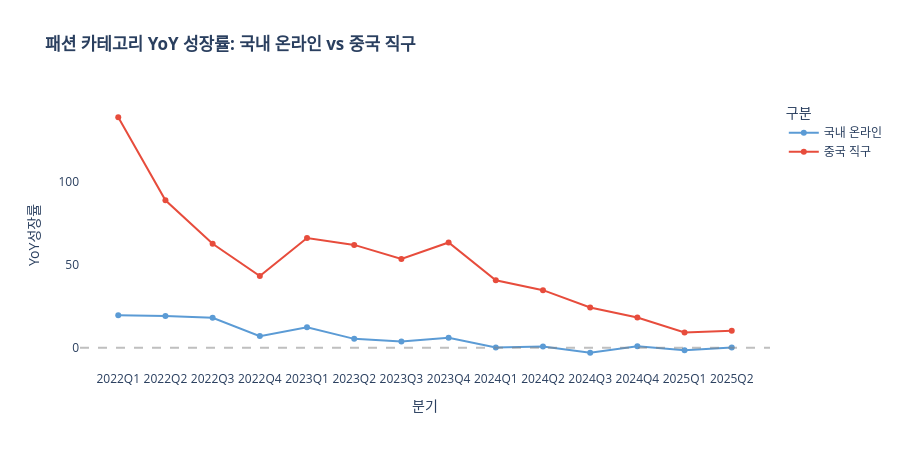

Notebook code cell kept with this figure:
### Code cell
# YoY 성장률 비교
Fashion_data = Fashion_data.sort_values('분기').reset_index(drop=True)
Fashion_data['한국_1년전'] = Fashion_data['한국_패션'].shift(4)
Fashion_data['중국_1년전'] = Fashion_data['중국_패션'].shift(4)

Fashion_data['한국_YoY'] = ((Fashion_data['한국_패션'] / Fashion_data['한국_1년전']) - 1) * 100
Fashion_data['중국_YoY'] = ((Fashion_data['중국_패션'] / Fashion_data['중국_1년전']) - 1) * 100
Fashion_data[['한국_YoY', '중국_YoY']] = Fashion_data[['한국_YoY', '중국_YoY']].round(2)

fashion_long = Fashion_data.melt(
    id_vars=['분기'],
    value_vars=['한국_YoY', '중국_YoY'],
    var_name='구분',
    value_name='YoY성장률'
).dropna()

fashion_long['구분'] = fashion_long['구분'].map({'한국_YoY': '국내 온라인', '중국_YoY': '중국 직구'})

fig = px.line(
    fashion_long,
    x='분기',
    y='YoY성장률',
    color='구분',
    color_discrete_map={'국내 온라인': '#5B9BD5', '중국 직구': '#E74C3C'},
    title='<b>패션 카테고리 YoY 성장률: 국내 온라인 vs 중국 직구</b>',
    markers=True,
    height=450
)

fig.add_hline(y=0, line_dash='dash', line_color='gray', opacity=0.5)
fig.update_layout(plot_bgcolor='white')
fig.show()

korea_avg = fashion_long[fashion_long['구분'] == '국내 온라인']['YoY성장률'].mean()
china_avg = fashion_long[fashion_long['구분'] == '중국 직구']['YoY성장률'].mean()
print(f'\n평균 YoY 성장률')
print(f'  국내 온라인 패션: {korea_avg:.1f}%')
print(f'  중국 직구 패션:   {china_avg:.1f}%')

### Figure 1 — Plotly figure (JSON) as saved in the notebook; plotly's stock layout.template omitted (floating-point values rounded to 4 significant figures)
{"data": [{"hovertemplate": "구분=국내 온라인<br>분기=%{x}<br>YoY성장률=%{y}<extra></extra>", "legendgroup": "국내 온라인", "line": {"color": "#5B9BD5", "dash": "solid"}, "marker": {"symbol": "circle"}, "mode": "lines+markers", "name": "국내 온라인", "orientation": "v", "showlegend": true, "type": "scatter", "x": ["2022Q1", "2022Q2", "2022Q3", "2022Q4", "2023Q1", "2023Q2", "2023Q3", "2023Q4", "2024Q1", "2024Q2", "2024Q3", "2024Q4", "2025Q1", "2025Q2"], "xaxis": "x", "y": [19.64, 19.1, 18.05, 7.05, 12.37, 5.4, 3.87, 6.1, 0.26, 0.76, -2.94, 0.97, -1.4, 0.24], "yaxis": "y"}, {"hovertemplate": "구분=중국 직구<br>분기=%{x}<br>YoY성장률=%{y}<extra></extra>", "legendgroup": "중국 직구", "line": {"color": "#E74C3C", "dash": "solid"}, "marker": {"symbol": "circle"}, "mode": "lines+markers", "name": "중국 직구", "orientation": "v", "showlegend": true, "type": "scatter", "x": ["2022Q1", "2022Q2", "2022Q3", "2022Q4", "2023Q1", "2023Q2", "2023Q3", "2023Q4", "2024Q1", "2024Q2", "2024Q3", "2024Q4", "2025Q1", "2025Q2"], "xaxis": "x", "y": [138.5, 88.63, 62.55, 43.14, 66.02, 61.84, 53.42, 63.32, 40.62, 34.66, 24.29, 18.24, 9.19, 10.26], "yaxis": "y"}], "layout": {"height": 450, "legend": {"title": {"text": "구분"}, "tracegroupgap": 0}, "plot_bgcolor": "white", "shapes": [{"line": {"color": "gray", "dash": "dash"}, "opacity": 0.5, "type": "line", "x0": 0, "x1": 1, "xref": "x domain", "y0": 0, "y1": 0, "yref": "y"}], "title": {"text": "<b>패션 카테고리 YoY 성장률: 국내 온라인 vs 중국 직구</b>"}, "xaxis": {"anchor": "y", "domain": [0.0, 1.0], "title": {"text": "분기"}}, "yaxis": {"anchor": "x", "domain": [0.0, 1.0], "title": {"text": "YoY성장률"}}}}
